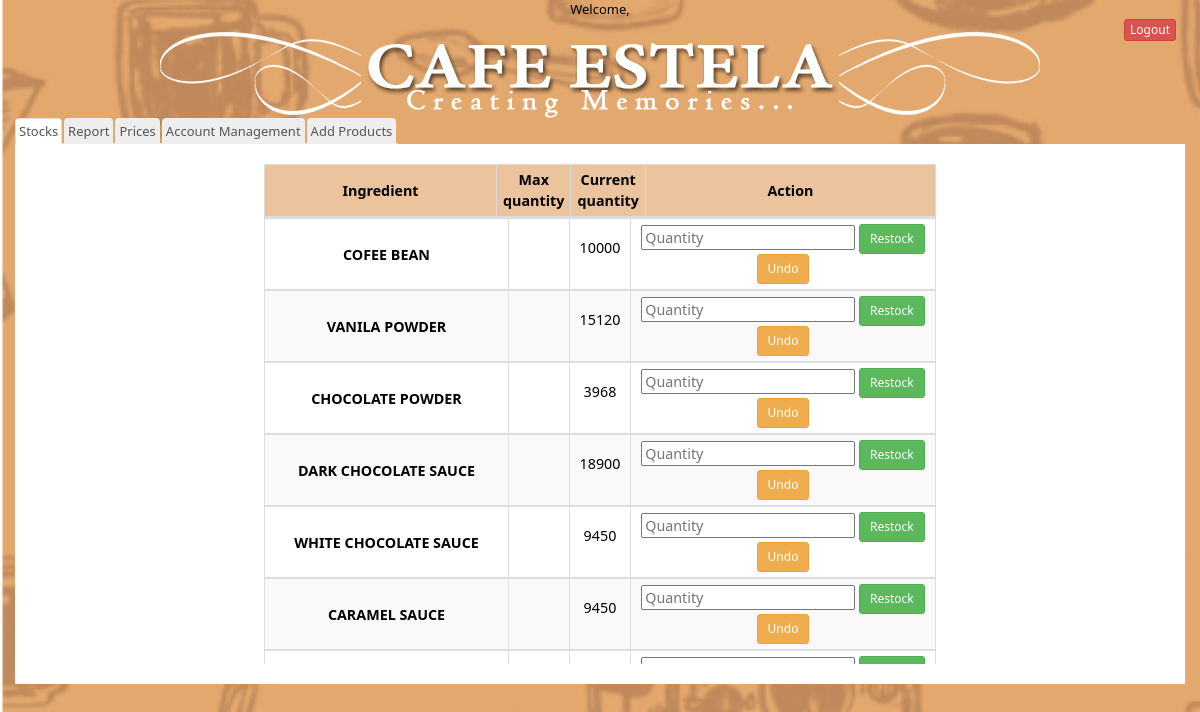
Screenshot of /latest1/adm.php with the database file from the repository.
### tables this page shows
CREATE TABLE `tbl_ingredients` (
  `id` int(100) NOT NULL,
  `name` varchar(100) NOT NULL,
  `size` int(100) NOT NULL
);

### latest1/adm.php (the view, shortened to what this page needs)
<!DOCTYPE html>
<html lang="en">
	<head>
		<link rel="stylesheet" href="CSS/bootstrap.min.css">
		<link rel="stylesheet" type="text/css" href="css/home.css">
	</head>
	<body>
		<div class="container-fluid">
			<div class="row">
				<div class="col-sm-1 col-sm-offset-11">
					<form action = "logout.php" method= "post">
					<input type="submit" name="zerotemp" value ="Logout" class="btn btn-danger btn-xs" onClick="return confirm('Are you sure you want to logout?');"></button>
					</form>
				</div>
				<div class="col-sm-12">
					<div class="col-sm-12" style="margin-top: -1%"><h1 class="header"><img src="images/header.png"></h1></div>
				</div>
			</div>
			<ul class="nav nav-tabs navbar-left">
				<li class="active"><a data-toggle="tab" href="#stocks">Stocks</a></li>
				<li><a href="admreports.php">Report</a></li>
				<li><a href="admprices.php">Prices</a></li>
				<li><a href="admacc.php">Account Management</a></li>
				<li><a href="addprodingr.php">Add Products</a></li>
			</ul>
			<div class="clearfix"></div>
			<div class="tab-content white-bg">
				<div id="stocks" class="tab-pane fade in active" style="height: 500px; overflow-y: scroll;">
					<div class="row center-block">
						<div class="col-sm-12">
							<table
								class="table table-responsive table-bordered table-condensed custom-table" style="margin: 0;">
								<thead>
									<tr class="default">
										<td class="col-sm-4" style="vertical-align: middle !important;"><b>Ingredient</b></td>
										<td class="col-sm-1" style="vertical-align: middle !important;"><b>Max
												quantity</b></td>
										<td class="col-sm-1" style="vertical-align: middle !important;"><b>Current
												quantity</b></td>
										<td class="col-sm-5" style="vertical-align: middle !important;"><b>Action</b></td>
									</tr>
								</thead>
							</table>
							<?php
								$connect = mysqli_connect("localhost", "root", "", "test");
								$sql = "SELECT * FROM tbl_ingredients";
								$result = mysqli_query($connect, $sql);
								if ($result->num_rows > 0) {
									while($row = $result->fetch_assoc()) {
							?>
										<table class="table-responsive table-bordered table-condensed custom-table" width=100%>
											<tbody>
												<tr>
													<td class="col-sm-4">
														<?php
															echo "<b>" . $row ["name"] . "</b>";
														?>
													</td>
													<td class="col-sm-1"><?php echo $row['MaxSize']; ?> </td>
													<td class="col-sm-1">
														<?php
															echo "<form action = 'restock.php' method=post>";
															echo $row ['size'];
															echo "</td>";
															echo "<td class='col-sm-5'>";
															echo "<input type=number step='.01' min=0 name=amount placeholder='Quantity'/> ";
															echo "<input type=hidden name=ingr value='" . $row ['name'] . "'/>";?>
															<input type=submit name=btn value=Restock onClick = "return confirm('Are you sure you want to restock?')" class='btn btn-sm btn-success'/>
															<input type=submit name= btn value=Undo class='btn btn-sm btn-warning' onClick = "return confirm('Are you sure you want to undo?')"/>
															<?php
															echo "</td>";
														?>
												</tr>
											</tbody>
										</table>
							<?php
									}
								} else {
									echo "0 results";
								}
							?>
						</div>
					</div>
				</div>
			</div>
		</div>
	</body>
</html>

### latest1/css/home.css (style rules this page uses)
body { background: url('../images/bg.png') no-repeat fixed; background-size: cover; font-family: Segoe UI, Helvetica, sans-serif; font-size:13px; text-align: center; color: black; }
table { color:black; margin: 0 auto; text-align: center; }
.table { font-size: .85em; }
table th, tr, td { text-align: center; vertical-align: middle !important; }
.center-block { margin: 0 auto; float:none; width: 60%; }
.custom-table { font-size: 1.1em !important; vertical-align: middle !important; width: 100% !important; }
.custom-table tr, .custom-table td { vertical-align: middle !important; }
.custom-table:nth-child(odd) { background-color: #F9F9F9; }
.header { color: white; font-family: big_noodle_titling; font-size: 3em; margin: 20px 0 -30px 0; position: relative; top: -30px; }
.nav-tabs>li>a { background-color: #eee; color: #555; padding: 3px; }
.tab-content { padding: 20px 0 20px 0; }
.tab-pane { padding: -15px 20px; }
.white-bg { background-color: white; }
.default { background-color: #EBC39C; }

### rows the page displays
tbl_ingredients: name "COFEE BEAN", size "10000"
tbl_ingredients: name "VANILA POWDER", size "15120"
tbl_ingredients: name "CHOCOLATE POWDER", size "3968"
tbl_ingredients: name "DARK CHOCOLATE SAUCE", size "18900"
tbl_ingredients: name "WHITE CHOCOLATE SAUCE", size "9450"
tbl_ingredients: name "CARAMEL SAUCE", size "9450"
